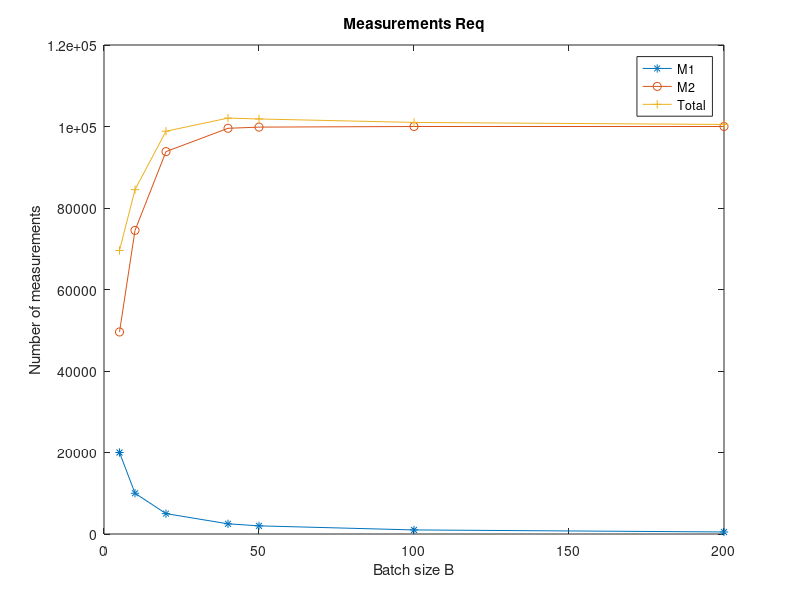
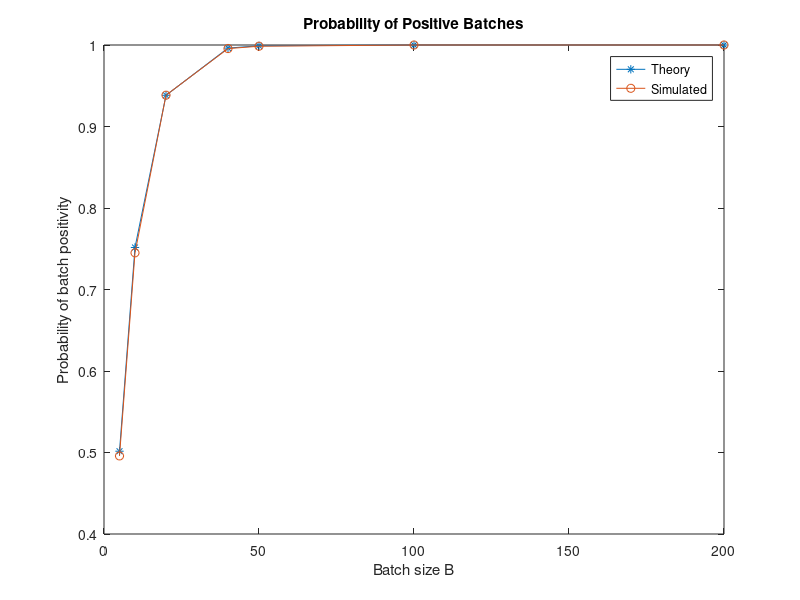

The MATLAB script that drew these images, in order:
clear all;
load('project1_data.mat')
N=1e5; % number of coins
p=0.13; % prevalence
x=(rand(N,1)<p); % see explanation in text below
% printouts about properties of x
fprintf('Min(x) = %1d\n',min(x)); % prints 0
fprintf('Max(x) = %1d\n',max(x)); % prints 1
fprintf('Sum(x) = %6d\n',sum(x)); % prints number close to 1000
fprintf('Number ones = %6d\n',sum(x==1));
fprintf('Number zeros= %6d\n',sum(x==0));
%divide into B patches
B = [5,10,20,40,50,100,200];
number_of_patches(length(B)) = 0;

%Find theoretical probability of a batch needing to be tested
probabilities(length(B)) = 0;
for i = 1:length(probabilities)
   probabilities(i) = 1 - ((1-p)^B(i)); 
end

for b = 1:length(B)
    number_of_patches(b) = N/B(b);
end
first(:, : ) = reshape(x, B(1), number_of_patches(1));
second(:, : ) = reshape(x, B(2), number_of_patches(2));
third(:, : ) = reshape(x, B(3), number_of_patches(3));
forth(:, : ) = reshape(x, B(4), number_of_patches(4));
fifth(:, : ) = reshape(x, B(5), number_of_patches(5));
sixth(:, : ) = reshape(x, B(6), number_of_patches(6));
seventh(:,: ) = reshape(x, B(7), number_of_patches(7));
problems_in_first = any(first);
problems_in_second = any(second);
problems_in_third = any(third);
problems_in_forth = any(forth);
problems_in_fifth = any(fifth);
problems_in_sixth = any(sixth);
problems_in_seventh = any(seventh);
faulty_batches_1 = sum(problems_in_first);
faulty_batches_2 = sum(problems_in_second);
faulty_batches_3 = sum(problems_in_third);
faulty_batches_4 = sum(problems_in_forth);
faulty_batches_5 = sum(problems_in_fifth);
faulty_batches_6 = sum(problems_in_sixth);
faulty_batches_7 = sum(problems_in_seventh);
M2(b) = 0;
M2(1) = faulty_batches_1 * B(1);
M2(2) = faulty_batches_2 * B(2);
M2(3) = faulty_batches_3 * B(3);
M2(4) = faulty_batches_4 * B(4);
M2(5) = faulty_batches_5 * B(5);
M2(6) = faulty_batches_6 * B(6);
M2(7) = faulty_batches_7 * B(7);
M1(b) = 0;

numerical_prob(b) = 0;
numerical_prob(1) = faulty_batches_1 / number_of_patches(1);
numerical_prob(2) = faulty_batches_2 / number_of_patches(2);
numerical_prob(3) = faulty_batches_3 / number_of_patches(3);
numerical_prob(4) = faulty_batches_4 / number_of_patches(4);
numerical_prob(5) = faulty_batches_5 / number_of_patches(5);
numerical_prob(6) = faulty_batches_6 / number_of_patches(6);
numerical_prob(7) = faulty_batches_7 / number_of_patches(7);

for n = 1:b
    M1(n)=number_of_patches(n);
end
M3 = M1 +M2;
figure(1);
plot(B,M1,'*-',B,M2,'o-',B,M3,'+-');
xlabel('Batch size B');
ylabel('Number of measurements');
legend('M1','M2','Total');
title('Measurements Req')

figure(2);
plot(B,probabilities,'*-',B,numerical_prob,'o-');
xlabel('Batch size B');
ylabel('Probability of batch positivity');
legend('Theory','Simulated');
title('Probability of Positive Batches')

%part 2 Nonadaptive test
id=20; %my student id number ends in 20
y=squeeze(y_all(id,:)); % squeeze returns length-15 vector
A=squeeze(A_all(id,:,:)); % returns 15x30 matrix
A_list=squeeze(A_list_all(id,:,:)); % returns 30x3 matrix
pool = ones(1,30);
for n = 1:length(y)
    if y(n) == 0
        for m = 1:30
            if A(n,m) == 1
                pool(m) = 0;
            end
        end
       end
end
fprintf('Special Indexs: ');
for i = 1:30
    if pool(i) == 1
        fprintf('%d ',i);
    end
end
fprintf('\n');